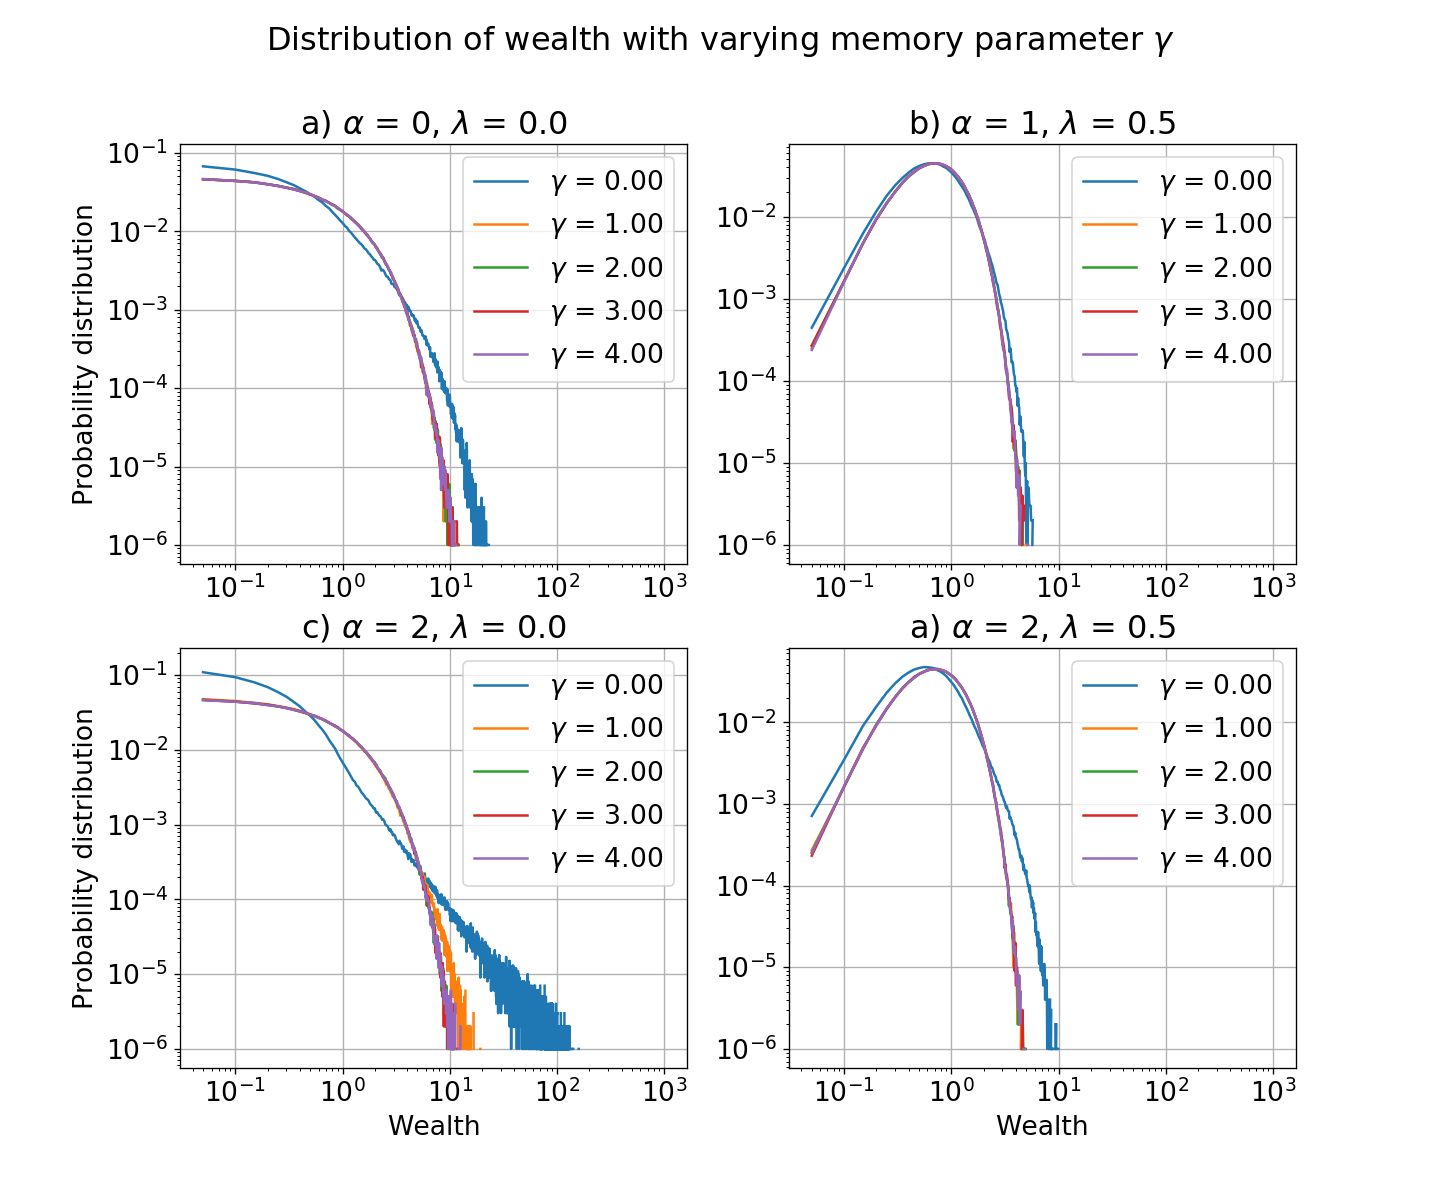

Python code for this plot:
import numpy as np
import matplotlib.pyplot as plt

################
## Parameters ##
N_agents = ["1000"]
N_MCC = 1000
N_transactions = 10000000
bin_width = 0.05
N_bins = [int(int(N_agents[0])/bin_width)]
Lambda = ["0.000", "0.500"]
Alpha = ["1.00", "2.00"]
Gamma = ["0.000", "1.00", "2.00", "3.00", "4.00"]

# Arrays for Lambda = 0 and Lambda = 0.5
m0 = np.zeros((len(Alpha),len(Gamma),N_bins[0]))
m05 = np.zeros((len(Alpha),len(Gamma),N_bins[0]))
counts0 = np.zeros((len(Alpha),len(Gamma),N_bins[0]))
counts05 = np.zeros((len(Alpha),len(Gamma),N_bins[0]))

def filename(llambda, aalpha, ggamma):
    filename = 'MONEY_agents_%s_MCC_%s_N_trans_%s_lambda_%s_alpha_%s_gamma_%s.dat' % (N_agents[0], N_MCC, N_transactions, Lambda[llambda], Alpha[aalpha], Gamma[ggamma])
    return filename


#########################
## Importing variables ##

# Lambda = 0, Alpha = [1.0,2.0], Gamma = [0.0-4.0]
for i in range(len(Alpha)):
    for j in range(len(Gamma)):
        file = filename(0,i,j)
        infile = open(file, "r")
        for k in range(N_bins[0]):
            line = infile.readline()
            variables = line.split()
            m0[i][j][k] = float(variables[0])
            counts0[i][j][k] = float(variables[1])/int(N_agents[0])
        infile.close()
        

# Lambda = 0.5, Alpha = [1.0,2.0], Gamma = [0.0-4.0]
for i in range(len(Alpha)):
    for j in range(len(Gamma)):
        file = filename(1,i,j)
        infile = open(file, "r")
        for k in range(N_bins[0]):
            line = infile.readline()
            variables = line.split()
            m05[i][j][k] = float(variables[0])
            counts05[i][j][k] = float(variables[1])/int(N_agents[0])
        infile.close()


##################################
## Plotting wealth distribution ##

# Alpha = 1, Lambda = 0
plt.figure(num='none', figsize=(12, 10), dpi=120, facecolor='w', edgecolor='k')
plt.rcParams.update({'font.size': 16})
plt.subplot(2, 2, 1)
for i in range(len(Gamma)):
    plt.loglog(m0[0][i][:], counts0[0][i][:], label=r'$\gamma$ = %.2f' % float(Gamma[i]))
plt.grid()
plt.legend()
plt.title(r'a) $\alpha$ = 0, $\lambda$ = 0.0')
plt.ylabel('Probability distribution')



# Alpha = 1, Lambda = 0.5
plt.subplot(2, 2, 2)
for i in range(len(Gamma)):
    plt.loglog(m05[0][i][:], counts05[0][i][:], label=r'$\gamma$ = %.2f' % float(Gamma[i]))
plt.grid()
plt.legend()
plt.title(r'b) $\alpha$ = 1, $\lambda$ = 0.5')
#plt.ylabel('Probability distribution')



# Alpha = 2, Lambda = 0
plt.subplot(2, 2, 3)
for i in range(len(Gamma)):
    plt.loglog(m0[1][i][:], counts0[1][i][:], label=r'$\gamma$ = %.2f' % float(Gamma[i]))
plt.grid()
plt.legend()
plt.title(r'c) $\alpha$ = 2, $\lambda$ = 0.0')
plt.xlabel('Wealth')
plt.ylabel('Probability distribution')




# Alpha = 2, Lambda = 0.5
plt.subplot(2, 2, 4)
for i in range(len(Gamma)):
    plt.loglog(m05[1][i][:], counts05[1][i][:], label=r'$\gamma$ = %.2f' % float(Gamma[i]))
plt.grid()
plt.legend()
plt.title(r'a) $\alpha$ = 2, $\lambda$ = 0.5')
plt.xlabel('Wealth')
#plt.ylabel('Probability distribution')

plt.suptitle(r'Distribution of wealth with varying memory parameter $\gamma$')
plt.savefig('task_e_gamma')
plt.show()
